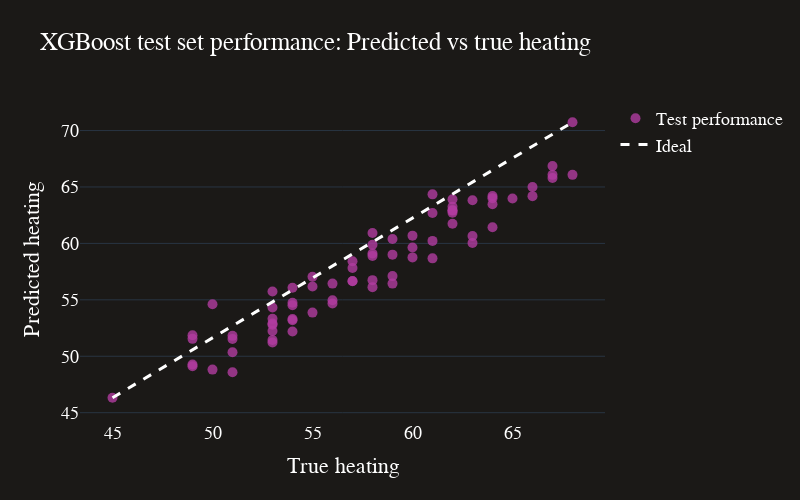

The notebook cell saved with this chart:
### Markdown cell above
## Standard AI Approach

Now we'll take a standard approach to solving this problem by training an XGBoost model to predict the HVAC setting from the outdoor temperature and desired indoor temperature. We'll leave the energy usage out of the model for now, but this would cause additional problems in a real-world scenario.

### Code cell
# Train an XGBoost model to predict heating from outdoor_temp, indoor_temp, and energy
X = data[['outdoor_temp', 'indoor_temp']].values
y = data['heating'].values

X_train, X_test, y_train, y_test = train_test_split(X, y, test_size=0.2)

xgb_model = xgb.XGBRegressor()
xgb_model.fit(X_train, y_train)
y_pred = xgb_model.predict(X_test)

# Plot with plotly
fig = go.Figure()
# Create scatter plot
fig.add_trace(go.Scatter(x=y_test, y=y_pred, mode='markers', name='Test performance',
                         marker=dict(size=10, color=colors[1], opacity=0.8)))
# Create line plot
fig.add_trace(go.Scatter(x=[np.min(y_test), np.max(y_test)], y=[np.min(y_pred), np.max(y_pred)], 
                         mode='lines', name="Ideal", line=dict(color="white", width=3, dash='dash')))
# Update axes properties
fig.update_layout(
    template='plotly_dark',
    paper_bgcolor=background_color,  # Background color for the whole figure
    plot_bgcolor=background_color,   # Background color for the plotting area
    xaxis_title="True heating",  # X-axis label
    yaxis_title="Predicted heating",  # Y-axis label
    title="XGBoost test set performance: Predicted vs true heating",  # Title of the plot
    font=dict(family="Helvetica", size=18, color="white"),  # Set the font here
    xaxis=dict(showgrid=False),  # Increase X-axis label size
    yaxis=dict(showgrid=True),   # Increase Y-axis label size
    width=800,  # Set the figure width
    height=500,  # Set the figure height
)
# Show plot
fig.show()

### Figure 1 — Plotly figure (JSON) as saved in the notebook; plotly's stock layout.template omitted (floating-point values rounded to 4 significant figures)
{"data": [{"marker": {"color": "#B13CA0", "opacity": 0.8, "size": 10}, "mode": "markers", "name": "Test performance", "type": "scatter", "x": [61, 63, 53, 64, 49, 67, 53, 51, 59, 54, 64, 53, 62, 53, 56, 66, 53, 65, 58, 55, 56, 50, 49, 67, 67, 63, 64, 55, 60, 57, 61, 45, 59, 54, 57, 54, 57, 51, 62, 64, 61, 60, 53, 62, 50, 66, 56, 54, 61, 53, 60, 62, 58, 68, 58, 58, 49, 51, 54, 54, 68, 58, 53, 59, 62, 57, 62, 55, 58, 49, 51, 59, 63], "y": [64.35, 60.66, 55.74, 61.43, 51.54, 65.79, 53.32, 51.53, 59.0, 53.3, 63.46, 54.31, 62.71, 52.24, 56.44, 65.01, 51.44, 63.98, 56.74, 57.04, 54.96, 54.62, 49.12, 66.86, 66.07, 60.03, 64.2, 56.18, 58.76, 56.66, 60.22, 46.32, 56.44, 54.74, 57.83, 53.19, 58.42, 51.81, 62.91, 64.01, 62.7, 59.64, 52.91, 62.94, 48.82, 64.19, 54.67, 52.2, 58.68, 52.79, 60.69, 61.74, 60.92, 66.07, 59.11, 59.89, 49.28, 48.59, 56.07, 54.52, 70.74, 58.89, 51.22, 57.1, 63.9, 56.64, 63.25, 53.87, 56.12, 51.87, 50.36, 60.39, 63.83]}, {"line": {"color": "white", "dash": "dash", "width": 3}, "mode": "lines", "name": "Ideal", "type": "scatter", "x": [45, 68], "y": [46.32, 70.74]}], "layout": {"font": {"color": "white", "family": "Helvetica", "size": 18}, "height": 500, "paper_bgcolor": "#1b1917", "plot_bgcolor": "#1b1917", "title": {"text": "XGBoost test set performance: Predicted vs true heating"}, "width": 800, "xaxis": {"showgrid": false, "title": {"text": "True heating"}}, "yaxis": {"showgrid": true, "title": {"text": "Predicted heating"}}}}
